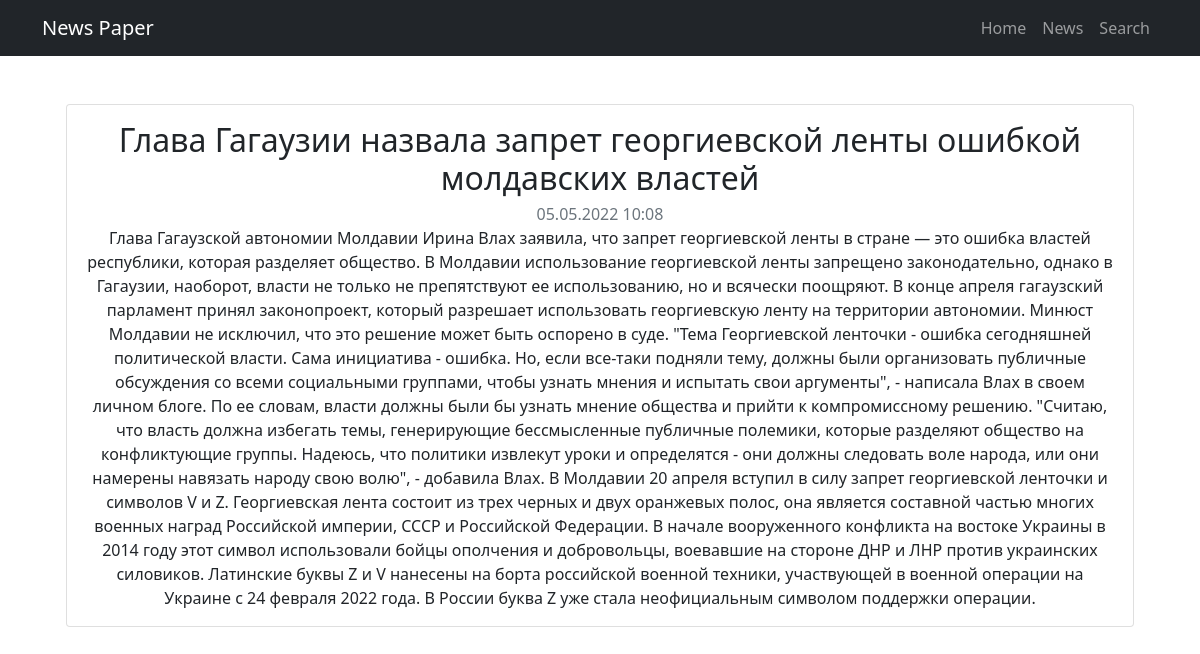
Page /news/11 on the committed database.
### news/models.py (models this page shows, shortened)
class Post(models.Model):
    NEWS = "NW"
    ARTICLE = "AR"
    TYPE_CHOICES = [
        (NEWS, "news"),
        (ARTICLE, "article"),
    ]
    author = models.ForeignKey(Author, on_delete=models.CASCADE)
    type = models.CharField(max_length=2, choices=TYPE_CHOICES, default=ARTICLE)
    title = models.CharField(max_length=128)
    text = models.TextField()
    rating = models.SmallIntegerField(default=0)
    created_at = models.DateTimeField(auto_now_add=True)
    categories = models.ManyToManyField(Category, through="PostCategory")

### news/views.py (the view)
# urls.py: path("<int:pk>", PostDetail.as_view(), name="post_detail"),
class PostDetail(DetailView):
    model = Post
    template_name = "post.html"
    context_object_name = "post"

### news/templatetags/custom_filters.py (called while the page is built)
@register.filter(name="censor")
def censor(value):
    for bad_word in BAD_WORDS:
        for match in re.finditer(bad_word, value):
            value = value[: match.start()] + "*" * len(bad_word) + value[match.end() :]
    return value

### templates/post.html (shortened to what this page needs)
{% extends 'default.html' %}
{% load custom_filters %}
{% block content %}
<div class='page__post card m-4'>
  <div class='card-body'>
    <h2 class='header__title card-title'>{{ post.title|censor }}</h2>
    <p class='header__created-at card-subtitle text-muted'>{{ post.created_at|date:"d.m.Y H:i" }}</p>
    <p class='post__content card-text'>
      {{ post.text|censor }}
    </p>
  </div>
</div>
{% endblock content %}

### rows in the picture
Post: title|censor "Глава Гагаузии назвала запрет георгиевской ленты ошибкой молдавских властей", created_at "05.05.2022 10:08", text|censor "Глава Гагаузской автономии Молдавии Ирина Влах заявила, что запрет георгиевской ленты в стране — это ошибка властей республики, которая разделяет общество. В Молдавии использование георгиевской ленты запрещено законодательно, однако в Гагаузии, наоборот, власти не только не препятствуют ее использованию, но и всячески поощряют. В конце апреля гагаузский парламент принял законопроект, который разрешает использовать георгиевскую ленту на территории автономии. Минюст Молдавии не исключил, что это решение может быть оспорено в суде. \"Тема Георгиевской ленточки - ошибка сегодняшней политической власти. Сама инициатива - ошибка. Но, если все-таки подняли тему, должны были организовать публичные…"
